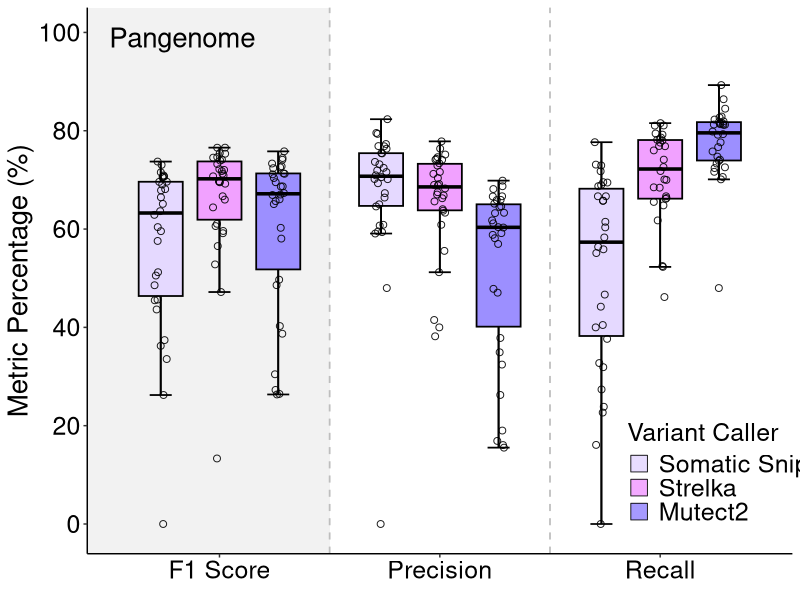

Source code (R): (Note: this script raises an error after producing the figure.)
## ---- chunk 1
rm(list=ls())
gc()
## ---- chunk 2
megatable <- read.csv("../data/pangenome_project_megatable.csv")

strelka <- megatable[c("Donor_ID", "Reference", "Strelka_Precision", "Strelka_Recall", "Strelka_F1_Score")]
somatic <- megatable[c("Donor_ID", "Reference", "Somatic_Precision", "Somatic_Recall", "Somatic_F1_Score")]
mutect <- megatable[c("Donor_ID", "Reference", "Mutect_Precision", "Mutect_Recall", "Mutect_F1_Score")]

strelka$Variant_Caller <- "Strelka"
somatic$Variant_Caller <- "SomaticSniper"
mutect$Variant_Caller <- "Mutect2"
## ---- chunk 3
library(ggplot2)
library(dplyr)
library(patchwork)

caller_colors <- c("#e5d9ff", "#f1a1ff", "#9c8fff")
black_colors <- c("black", "black", "black")
## ---- chunk 4
rename_col <- function(df) {
  colnames(df)[grepl("_Recall$", colnames(df))] <- "Recall"
  colnames(df)[grepl("_Precision$", colnames(df))] <- "Precision"
  colnames(df)[grepl("_F1_Score$", colnames(df))] <- "F1_Score"
  return(df)
}
## ---- chunk 5
strelka_pan <- strelka[strelka$Reference == "Pangenome", ]
somatic_pan <- somatic[somatic$Reference == "Pangenome", ]
mutect_pan <- mutect[mutect$Reference == "Pangenome", ]

strelka_pan <- rename_col(strelka_pan)
somatic_pan <- rename_col(somatic_pan)
mutect_pan <- rename_col(mutect_pan)

combined_pan <- rbind(strelka_pan, somatic_pan, mutect_pan)
combined_pan$F1_Score <- as.numeric(combined_pan$F1_Score)
combined_pan$Precision <- as.numeric(combined_pan$Precision)
combined_pan$Recall <- as.numeric(combined_pan$Recall)
combined_pan$Variant_Caller <- factor(
  combined_pan$Variant_Caller,
  levels = c("SomaticSniper", "Strelka", "Mutect2")
)
## ---- chunk 6
combined_long_pan <- data.frame(
  Donor_ID = rep(combined_pan$Donor_ID, times = 3),
  Variant_Caller = rep(combined_pan$Variant_Caller, times = 3),
  Metric = rep(c("F1_Score", "Precision", "Recall"), each = nrow(combined_pan)),
  Value  = c(combined_pan$F1_Score, combined_pan$Precision, combined_pan$Recall)
)

dodge <- position_dodge(width = 0.8)
jitterdodge <- position_jitterdodge(jitter.width = 0.15, dodge.width = 0.8)
## ---- chunk 7
set.seed(1)
boxplot_pan <- ggplot(combined_long_pan, aes(Metric, Value, fill=Variant_Caller)) + 
  annotate(
    "rect",
    xmin = -Inf, xmax = 1.5,      
    ymin = -Inf, ymax = Inf,   
    alpha = 0.2,                
    fill = "grey"                
  ) +
  stat_boxplot(
    geom = "errorbar", 
    width = 0.3, 
    color = "black", 
    size = 0.6,
    position = dodge) +
  geom_boxplot(
    width = 0.6,
    outlier.shape = NA,
    alpha = 1,
    color = "black",
    size = 0.6,
    position = dodge) +
  labs(
#    title = "Pangenome", 
    x = element_blank(), 
    y = "Metric Percentage (%)") +
  scale_x_discrete(labels = c(
    "F1_Score" = "F1 Score",
    "Precision" = "Precision",
    "Recall" = "Recall"))  +
  scale_y_continuous(
    limits = c(-1, 100),
    breaks = seq(0, 100, 20)) +
  scale_fill_manual(
    values = caller_colors,
    name = "Variant Caller") +
  scale_color_manual(
    values = black_colors,
    name = "Variant Caller",
    labels = c(
        "SomaticSniper" = "Somatic Sniper",
        "Strelka" = "Strelka",
        "Mutect2" = "Mutect2")) +
  geom_jitter(
    size = 2,
    shape = 21,
    aes(color = Variant_Caller),
    fill = NA,
    alpha = 0.9,
    position = jitterdodge) +
  guides(
    color = guide_legend(override.aes = list(shape = 22,
                                             size = 6,
                                             fill = caller_colors, 
                                             color = "black")), 
    fill  = "none") +
  theme(
    legend.position = "inside",
    legend.position.inside = c(0.91, 0.15),
    legend.background = element_rect(fill = "white", color = NA),
    legend.title = element_text(size = 18),
    legend.text = element_text(size = 18),
    panel.background = element_rect(fill = "white"),
    # panel.grid.major.y = element_line(color = "#F0F0F0"),
    # panel.grid.minor.y = element_line(color = "#F0F0F0"),
    plot.title = element_text(hjust = 0.5, size = 18),
    axis.text.x = element_text(size = 18, color = "black"),
    axis.text.y = element_text(size = 18, color = "black"),
    axis.title.y = element_text(size = 20), 
    # panel.border = element_rect(color = "black", fill = NA, size = 0.5)
    panel.border = element_blank(),
    axis.line.x.bottom = element_line(color = "black"),
    axis.line.y.left   = element_line(color = "black")
  ) +
  annotate(
    "text",
    x = 0.5, y = Inf,
    label = "Pangenome",
    size = 7,
    color = "black",
    hjust = 0,
    vjust = 2
  ) +
  geom_vline(
    xintercept = c(1.5, 2.5), 
    linetype = "dashed", 
    color = "grey", 
    size = 0.6)

boxplot_pan
## ---- chunk 8
ggsave("./plot/figure1_variant_caller_boxplot_pangenome.pdf", boxplot_pan, width = 13, height = 6, dpi = 300)
## ---- chunk 9
strelka_lin <- strelka[strelka$Reference == "Linear", ]
somatic_lin <- somatic[somatic$Reference == "Linear", ]
mutect_lin <- mutect[mutect$Reference == "Linear", ]

strelka_lin <- rename_col(strelka_lin)
somatic_lin <- rename_col(somatic_lin)
mutect_lin <- rename_col(mutect_lin)

combined_lin <- rbind(strelka_lin, somatic_lin, mutect_lin)
combined_lin$F1_Score <- as.numeric(combined_lin$F1_Score)
combined_lin$Precision <- as.numeric(combined_lin$Precision)
combined_lin$Recall <- as.numeric(combined_lin$Recall)
combined_lin$Variant_Caller <- factor(
  combined_lin$Variant_Caller,
  levels = c("SomaticSniper", "Strelka", "Mutect2")
)
## ---- chunk 10
combined_long_lin <- data.frame(
  Donor_ID = rep(combined_lin$Donor_ID, times = 3),
  Variant_Caller = rep(combined_lin$Variant_Caller, times = 3),
  Metric = rep(c("F1_Score", "Precision", "Recall"), each = nrow(combined_lin)),
  Value  = c(combined_lin$F1_Score, combined_lin$Precision, combined_lin$Recall)
)

dodge <- position_dodge(width = 0.8)
jitterdodge <- position_jitterdodge(jitter.width = 0.15, dodge.width = 0.8)

set.seed(1)
boxplot_lin <- ggplot(combined_long_lin, aes(Metric, Value, fill=Variant_Caller)) + 
  annotate(
    "rect",
    xmin = -Inf, xmax = 1.5,      
    ymin = -Inf, ymax = Inf,   
    alpha = 0.2,                
    fill = "grey"                
  ) +
  stat_boxplot(
    geom = "errorbar", 
    width = 0.3, 
    color = "black", 
    size = 0.6,
    position = dodge) +
  geom_boxplot(
    width = 0.6,
    outlier.shape = NA,
    alpha = 1,
    color = "black",
    size = 0.6,
    position = dodge) +
  labs(
#    title = "Linear", 
    x = element_blank(), 
    y = "Metric Percentage (%)") +
  scale_x_discrete(labels = c(
    "F1_Score" = "F1 Score",
    "Precision" = "Precision",
    "Recall" = "Recall"))  +
  scale_y_continuous(
    limits = c(-1, 100),
    breaks = seq(0, 100, 20)) +
  scale_fill_manual(
    values = caller_colors,
    name = "Variant Caller",
    labels = c(
        "SomaticSniper" = "Somatic Sniper",
        "Strelka" = "Strelka",
        "Mutect2" = "Mutect2")) +
  scale_color_manual(
    values = black_colors,
    name = "Variant Caller",
    labels = c(
        "SomaticSniper" = "Somatic Sniper",
        "Strelka" = "Strelka",
        "Mutect2" = "Mutect2")) +
  geom_jitter(
    size = 2,
    shape = 21,
    aes(color = Variant_Caller),
    fill = NA,
    alpha = 0.9,
    position = jitterdodge) +
  guides(
    color = guide_legend(override.aes = list(shape = 22,
                                             size = 6,
                                             fill = caller_colors, 
                                             color = "black")), 
    fill  = "none") +
  theme(
    legend.position = "inside",
    legend.position.inside = c(0.91, 0.15),
    legend.background = element_rect(fill = "white", color = NA),
    legend.title = element_text(size = 18),
    legend.text = element_text(size = 18),
    panel.background = element_rect(fill = "white"),
    # panel.grid.major.y = element_line(color = "#F0F0F0"),
    # panel.grid.minor.y = element_line(color = "#F0F0F0"),
    plot.title = element_text(hjust = 0.5, size = 18),
    axis.text.x = element_text(size = 18, color = "black"),
    axis.text.y = element_text(size = 18, color = "black"),
    axis.title.y = element_text(size = 20), 
    # panel.border = element_rect(color = "black", fill = NA, size = 0.5)
    panel.border = element_blank(),
    axis.line.x.bottom = element_line(color = "black"),
    axis.line.y.left   = element_line(color = "black")
  ) +
  annotate(
    "text",
    x = 0.5, y = Inf,
    label = "Linear",
    size = 7,
    color = "black",
    hjust = 0,
    vjust = 2
  ) +
  geom_vline(
    xintercept = c(1.5, 2.5), 
    linetype = "dashed", 
    color = "grey", 
    size = 0.6)

boxplot_lin
## ---- chunk 11
ggsave("./plot/figure2_variant_caller_boxplot_linear.pdf", boxplot_lin, width = 16, height = 6, dpi = 300)
